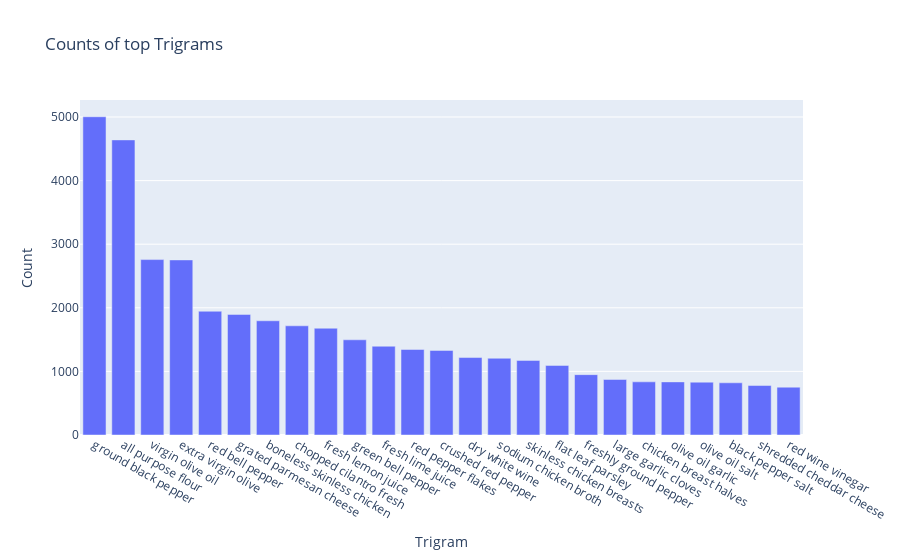

This figure's notebook cell:
### Code cell
fig = px.bar(trigram_fig, x= 'Words', y='Frequency', title='Counts of top Trigrams', labels={'Words': 'Trigram', 'Frequency': 'Count'})
fig.show()

### Figure 1 — Plotly figure (JSON) as saved in the notebook; plotly's stock layout.template omitted (floating-point values rounded to 4 significant figures)
{"data": [{"textposition": "auto", "hovertemplate": "Trigram=%{x}<br>Count=%{y}", "showlegend": false, "legendgroup": "", "name": "", "yaxis": "y", "y": [5004, 4640, 2758, 2753, 1946, 1896, 1796, 1717, 1679, 1497, 1396, 1345, 1330, 1218, 1207, 1173, 1094, 949, 873, 836, 835, 831, 821, 778, 752], "hoverlabel": {"namelength": 0}, "offsetgroup": "", "xaxis": "x", "marker": {"color": "#636efa"}, "x": ["ground black pepper", "all purpose flour", "virgin olive oil", "extra virgin olive", "red bell pepper", "grated parmesan cheese", "boneless skinless chicken", "chopped cilantro fresh", "fresh lemon juice", "green bell pepper", "fresh lime juice", "red pepper flakes", "crushed red pepper", "dry white wine", "sodium chicken broth", "skinless chicken breasts", "flat leaf parsley", "freshly ground pepper", "large garlic cloves", "chicken breast halves", "olive oil garlic", "olive oil salt", "black pepper salt", "shredded cheddar cheese", "red wine vinegar"], "alignmentgroup": "True", "type": "bar", "orientation": "v"}], "layout": {"yaxis": {"domain": [0, 1], "anchor": "x", "title": {"text": "Count"}}, "title": {"text": "Counts of top Trigrams"}, "barmode": "relative", "xaxis": {"domain": [0, 1], "anchor": "y", "title": {"text": "Trigram"}}, "legend": {"tracegroupgap": 0}}}
